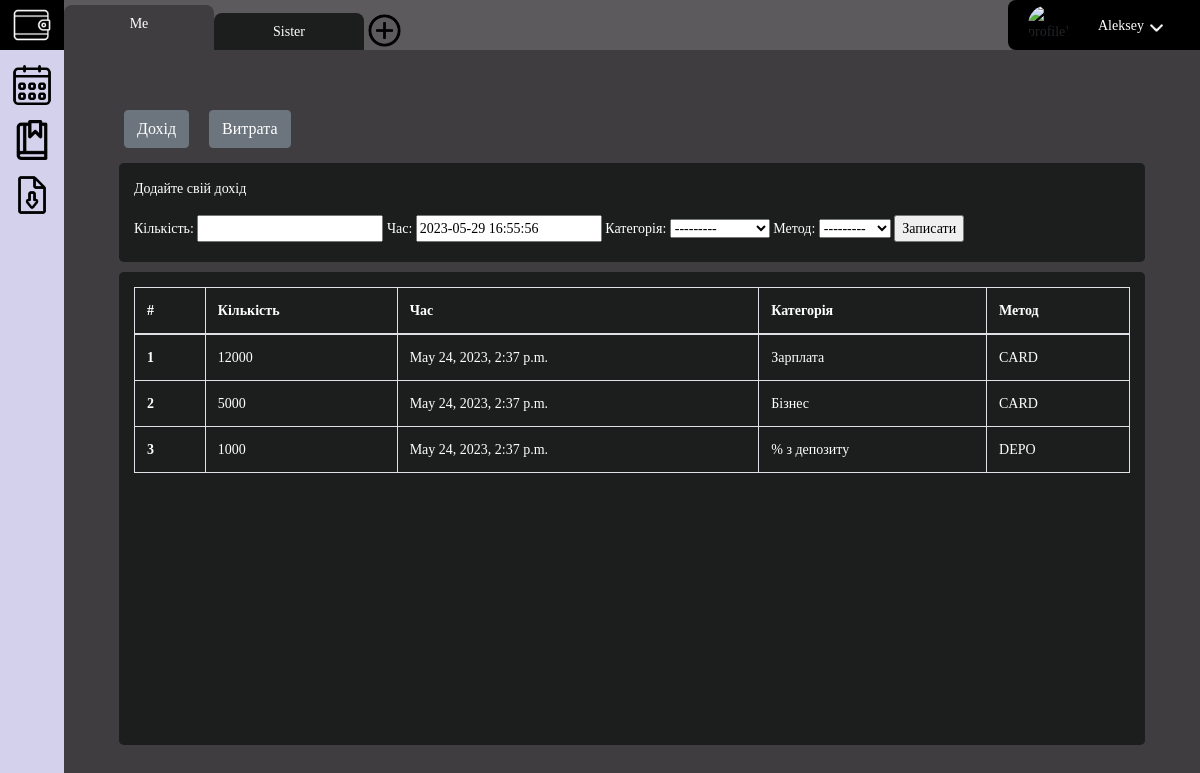
Page /adding/ (signed in) on the committed database.
### login/models.py (models this page shows)
class Income(models.Model):
    user = models.ForeignKey(User, on_delete=models.CASCADE)
    amount = models.PositiveIntegerField()
    time = models.DateTimeField(default=timezone.now)
    CATEGORIES = [
        ("Зарплата", "Зарплата"),
        ("Бізнес", "Бізнес"),
        ("% з депозиту", "% з депозиту"),
        ("Подарунки", "Подарунки"),
        ("Інвестиції", "Інвестиції"),
        ("Інше", "Інше"),
    ]
    category = models.CharField(max_length=100, choices=CATEGORIES)
    PAYMENT_METHOD = [
        ("CASH", "Готівка"),
        ("CARD", "Картка"),
        ("DEPO", "Депозит"),
    ]
    paymentMethod = models.CharField(max_length=4, choices=PAYMENT_METHOD)

### login/views.py (the view, shortened to what this page needs)
# urls.py: path('adding/', views.adding, name='adding'),
def adding(request):
    user = request.user
    if not user.is_authenticated:
        return redirect('login')
    incomeForm = IncomeAddingForm()
    spendingForm = SpendingAddingForm()
    account = Account.objects.filter(user=user).first()
    context = {
        'user': user,
        'incomeForm': incomeForm,
        'spendForm': spendingForm,
        'incomes': Income.objects.filter(user=user),
        'spending': Spending.objects.filter(user=user),
    }
    if account:
        if account.image:
            image = account.image.url
            imageSplit = image.split('/')
            image = 'images/' + imageSplit[4]
            context['image'] = image
        else:
            image = ''
    return render(request, "adding.html", context)

### login/forms.py
class IncomeAddingForm(ModelForm):
    class Meta:
        model = Income
        fields = ['amount', 'time', 'category', 'paymentMethod']
    def __init__(self, *args, **kwargs):
        super(IncomeAddingForm, self).__init__(*args, **kwargs)
        self.fields['amount'].label = 'Кількість'
        self.fields['time'].label = 'Час'
        self.fields['category'].label = 'Категорія'
        self.fields['paymentMethod'].label = 'Метод'

class SpendingAddingForm(ModelForm):
    class Meta:
        model = Spending
        fields = ['amount', 'time', 'category', 'paymentMethod']
    def __init__(self, *args, **kwargs):
        super(SpendingAddingForm, self).__init__(*args, **kwargs)
        self.fields['amount'].label = 'Кількість'
        self.fields['time'].label = 'Час'
        self.fields['category'].label = 'Категорія'
        self.fields['paymentMethod'].label = 'Метод'

### login/templates/adding.html (shortened to what this page needs)
{% extends 'baseMain.html' %}
{% block content %}
{% load static %}
<div class="flex-col-container" style="width: 100vw; margin: 50px;">
    <div class="flex-row-container">
        <button class="btn btn-secondary" id="income-btn" style="margin:10px;">Дохід</button>
        <button class="btn btn-secondary" id="expense-btn" style="margin:10px;">Витрата</button>
    </div>
    <div class="jumbotron adding-panel text-white">
        <div class="flex-row-container">
            <form method="POST" id="income">
                <p id="incomeText">Додайте свій дохід</p>
                {{ incomeForm.as_table }}
                <input  class="submit" value="Записати" type="submit" name="income">
            </form>
        </div>
    </div>
    <div class="jumbotron table-panel text-white fixed-table-body" style="height: 100%; overflow-x: auto; overflow-y: auto; box-sizing: border-box;">
        <table id="incomeTable" class="table table-bordered table-hover">
            <thead>
                <tr>
                    <th scope="col">#</th>
                    <th scope="col">Кількість</th>
                    <th scope="col">Час</th>
                    <th scope="col">Категорія</th>
                    <th scope="col">Метод</th>
                </tr>
            </thead>
            <tbody>
                {% for income in incomes %}
                    <tr>
                        <th scope="row">{{ forloop.counter }}</th>
                        <td>{{ income.amount }}</td>
                        <td>{{ income.time }}</td>
                        <td>{{ income.category }}</td>
                        <td>{{ income.paymentMethod }}</td>
                    </tr>
                {% endfor %}
            </tbody>
        </table>
    </div>
</div>
{% endblock %}

### login/templates/baseMain.html (shortened to what this page needs)
<!doctype html>
{% load static %}
<html lang="en" style="min-height: 100vh;">
  <head>
    <link rel="stylesheet" href="https://cdn.jsdelivr.net/npm/bootstrap@4.1.3/dist/css/bootstrap.min.css">
    <link rel="stylesheet" href="{% static 'main.css' %}">
  </head>
  <body style="min-height: 100vh;">
    <div style="min-height:100vh;">
      <div class="flex-col-container main-panel">
        <div class="flex-col-container header-container">
            <nav class="navbar navbar-expand-lg navbar-light col-12">
                <div style="width:4rem; background-color:black;">
                    <img src="{% static 'icons/wallet.png' %}" alt="wallet" width="50px" style="display: block; margin-left:auto; margin-right:auto;">
                </div>
                <div class="collapse navbar-collapse" id="navbarSupportedContent" style="height:50px;">
                    <ul class="navbar-nav mr-auto" style="margin: auto 0 0 0; text-align:center;">
                        <li class="nav-item">
                            <div class="tab active-tab">
                                <a class="nav-link text-white" href="#">Me</a>
                            </div>
                        </li>
                        <li class="nav-item">
                            <div class="tab nonactive-tab">
                                <a class="nav-link text-white" href="#">Sister</a>
                            </div>
                        </li>
                        <li class="nav-item">
                            <img src="{% static 'icons/plus.png' %}" alt="wallet" width="35px" style="display: block; margin-left:auto; margin-right:auto; margin: 8px 0px 0px 3px;">
                        </li>
                    </ul>
                    <div style="display: block; height: 100%;">
                        <div class="flex-row-container" style="width:12rem; background-color:black; border-radius: .5rem 0 0 .5rem; height: 50px;">
                            <img class="rounded-circle" src="{% static image %}" alt="profileIco" width="40px" height="40px" style="display: block; margin-left:20px; margin-right:0; margin-top:5px;">
                            <div style=" margin:15px auto auto 30px;">
                                <a href="#" id="dropdown-profile" style="color:white; margin: 0px;">
                                    <div class="flex-row-container">
                                        <p style="color:white; margin: 0px;">{{ user.first_name }}</p>
                                        <img src="{% static 'icons/down.png' %}" alt="down" width="25px" height="25px" style="margin:0px;">
                                    </div>
                                </a>
                            </div>
                        </div>
                    </div>
                </div>
            </nav>
        </div>
        <div class="flex-row-container body-container">
            <div class="left-bar d-flex flex-column flex-shrink-0" style="width: 4rem;">
                <div style="width:4rem;">
                    <a href="../">
                        <img src="{% static 'icons/leftbar-first.png' %}" alt="leftbar-first" width="40px" class="flex-col-container" style="margin-left:auto; margin-right:auto; margin-top: 15px;">
                    </a>
                    <a href="../adding">
                        <img src="{% static 'icons/leftbar-second.png' %}" alt="leftbar-second" width="40px" class="flex-col-container" style="margin-left:auto; margin-right:auto; margin-top: 15px;">
                    </a>
                    <a href="../export">
                        <img src="{% static 'icons/leftbar-export.png' %}" alt="leftbar-export" width="40px" class="flex-col-container" style="margin-left:auto; margin-right:auto; margin-top: 15px;">
                    </a>
                </div>
            </div>
          {% block content %}
          {% endblock %}
        </div>
      </div>
    </div>
  </body>
</html>

### login/static/main.css (style rules this page uses)
* { font-family: 'Montserrat'; }
body { min-width: 100%; min-height: 100%; font-size: 14px; overflow: hidden; background-color: #3F3D3F; }
.jumbotron { color: white; background-color: #1C1D1D; margin: 5px; padding: 15px; }
.main-panel { height: 100vh; }
.flex-col-container { display: flex; flex-wrap: nowrap; flex-direction: column; margin: 0px; }
.flex-row-container { display: flex; flex-wrap: nowrap; flex-direction: row; margin: 0px; }
.left-bar { margin: 0px; background-color: #D3D1EB; }
.body-container { height: 95vh; }
.tab { width: 150px; }
.active-tab { background-color: #3F3D3F; border-radius: .5rem .5rem 0 0; height: 45px; margin: 0px 0px 0px 0px; }
.nonactive-tab { background-color: #1C1D1D; border-radius: .5rem .5rem 0 0; margin: 8px 0px 0px 0px; }
.navbar { height: 5vh; background-color: #5C5A5C; padding: 0px; }

### rows in the picture
Income: amount "12000", time "May 24, 2023, 2:37 p.m.", category "Зарплата", paymentMethod "CARD"
Income: amount "5000", time "May 24, 2023, 2:37 p.m.", category "Бізнес", paymentMethod "CARD"
Income: amount "1000", time "May 24, 2023, 2:37 p.m.", category "% з депозиту", paymentMethod "DEPO"

### other values in the picture
{{ user.first_name }} "Aleksey"
